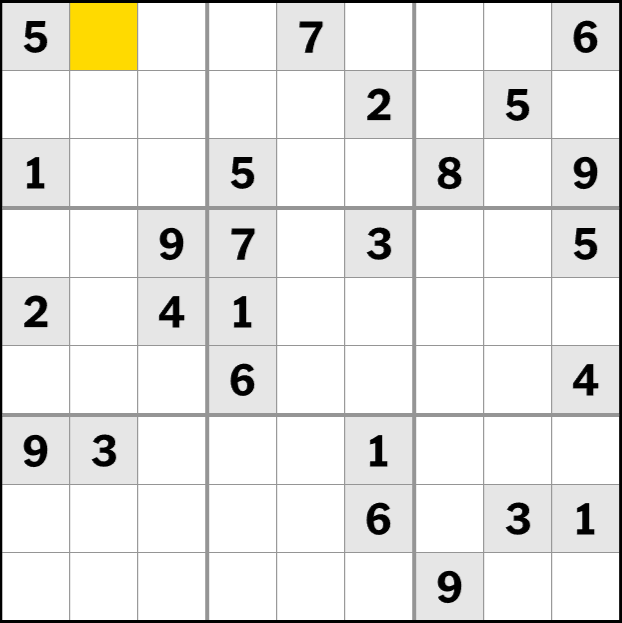
#> input picture sudoku_solver/pictures/sudoku9.png, 622 x 623 px, found by its file name
$ python sudoky_converter.py
#> lines starting #> are read from the running program, lines starting #| are printed output that depends on the picture
import numpy as np
import pandas as pd
import matplotlib.pyplot as plt
from matplotlib.image import imread

def pic_to_number(pic, blank):
    """
    As different numbers cover a different percentage, we use the percentage covered to 'guess' the number
    """
    sum = 0
    for i in pic.flatten():
        if i == 0:
            sum += 1
    covered = sum/len(pic.flatten())
    if covered <= 0.05:
        return blank
    elif covered <= 0.11:
        return '1'
    elif covered <= 0.12:
        return '7'
    elif covered <= 0.135:
        return '4'
    elif covered <= 0.1425:
        return '3'
    elif covered <= 0.1475:
        return '5'
    elif covered <= 0.1535:
        return '2'
    elif covered <= 0.1585:
        return '9'
    elif covered <= 0.163:
        return '6'
    else:
        return '8'


def read_picture(path, blank='-', show=False):

#> called with path = 'sudoku_solver/pictures/sudoku9.png', blank = '-', show = True
    grid = np.empty((9,9), dtype=str)

    pic = np.array(imread(path))[:,:,0]
#> pic: shape (623, 622) float32; min 0, max 1, mean 0.912
    width, height = pic.shape
#> width = 623; height = 622
    #Get inside corners:
    x1, x2, y1, y2 = 0, 0, 0, 0
    for i in range(100):
        if pic[int(height/2),i] > 0:
            x1 = i
            break
    for i in range(100):
        if pic[int(height/2),-i] > 0:
            x2 = i
            break
    for i in range(100):
        if pic[i,int(width/2)] > 0:
            y1 = i
            break
    for i in range(100):
        if pic[-i,int(width/2)] > 0:
            y2 = i
            break
    pic = pic[y1:-y2, x1:-x2]
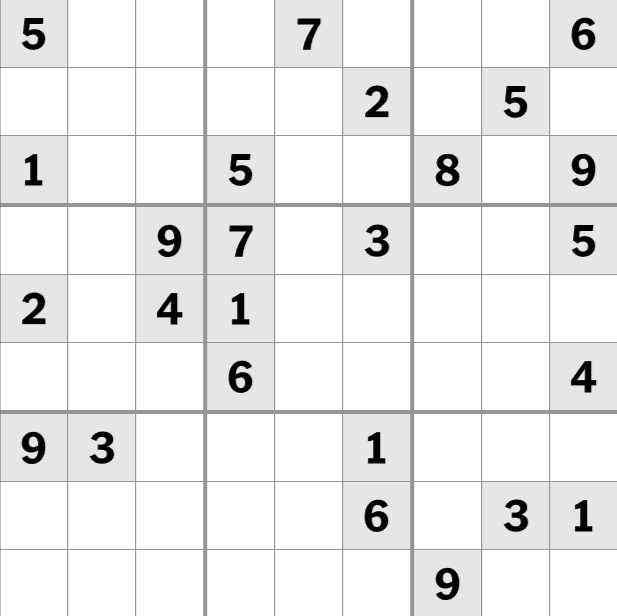
#> pic: shape (616, 617) float32; min 0, max 1, mean 0.928
    width, height = pic.shape
#> width = 616; height = 617
    box = int((width+height)/18)
#> box = 68
    if width/height > 1.1 or height/width > 1.1:
        raise ValueError('Picture is not a square')
    if show:
        plt.imshow(pic)
        plt.show()

    for y in range(9):
        for x in range(9):
            num_pic = pic[y*box+int(box/6):(y+1)*box-int(box/6),x*box+int(box/6):(x+1)*box-int(box/6)]
            grid[y,x] = pic_to_number(num_pic, blank=blank)
            #print(pic_to_number(num_pic, blank=blank))
            plt.imshow(num_pic)
            plt.show()
            pass
#> this loop made 9 passes
#> pass 1, in read_picture, `plt.show()`:
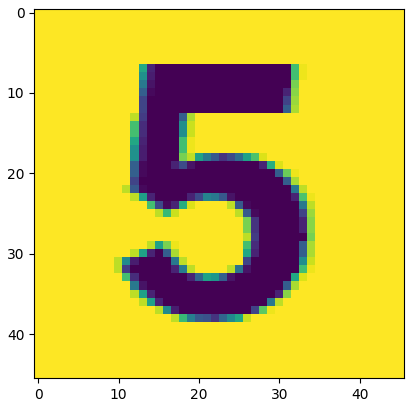
#> figure drawn by matplotlib, 1 panel
#> pass 1, in read_picture, `plt.show()`:
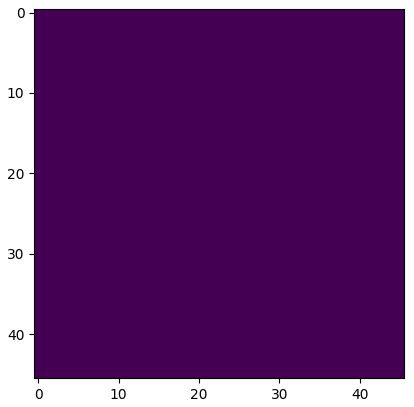
#> figure drawn by matplotlib, 1 panel
#> pass 1, in read_picture, `plt.show()`:
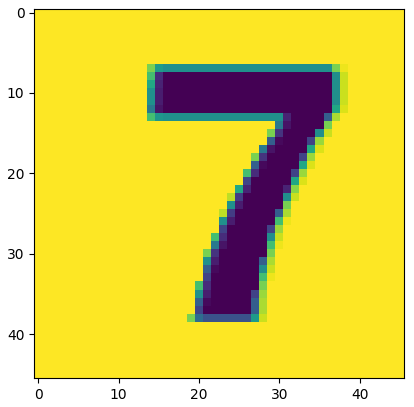
#> figure drawn by matplotlib, 1 panel
#> pass 1, in read_picture, `plt.show()`:
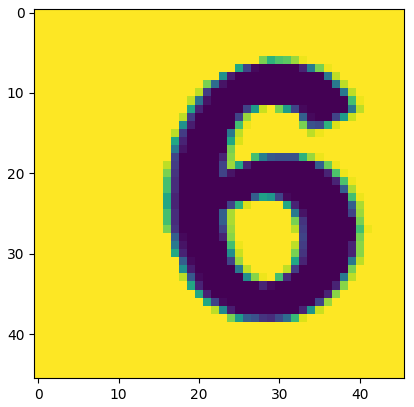
#> figure drawn by matplotlib, 1 panel
#> pass 2, in read_picture, `plt.show()`:
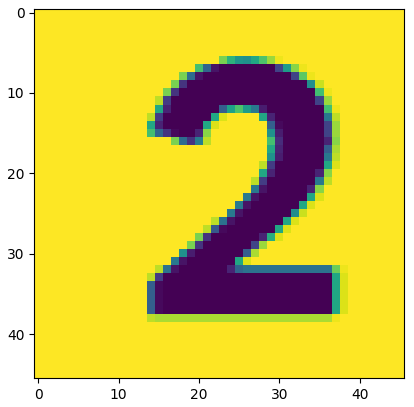
#> figure drawn by matplotlib, 1 panel
#> pass 2, in read_picture, `plt.show()`:
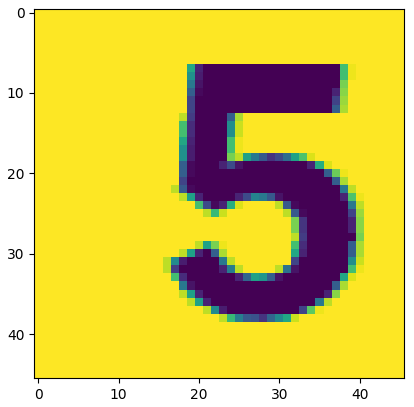
#> figure drawn by matplotlib, 1 panel
#> after the loop: num_pic: shape (46, 46) float32; every value is 1
    return grid


if __name__ == "__main__":
    print(read_picture('sudoku_solver/pictures/sudoku9.png', show=True))

$ run again, with sudoku_solver/pictures/sudoku1.png copied over sudoku_solver/pictures/sudoku9.png
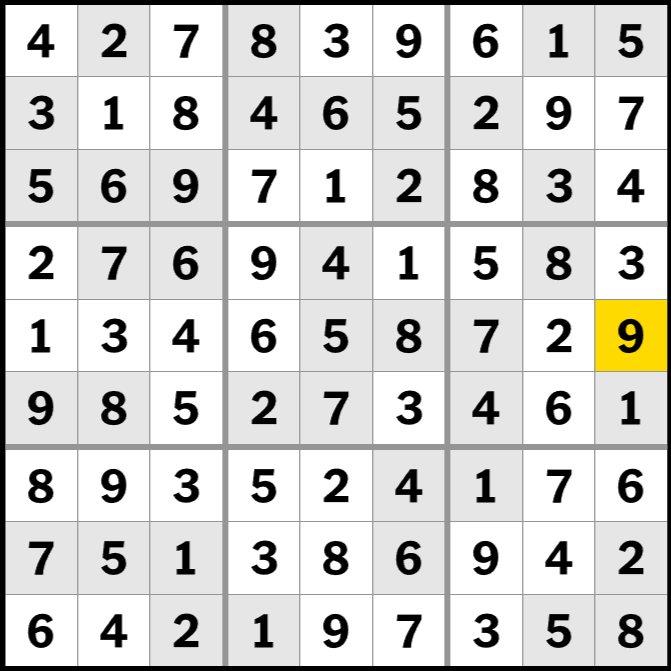
#> input picture sudoku_solver/pictures/sudoku1.png, 671 x 671 px, found by its file name
#> the loop in read_picture, `for y in range(9):` made 9 passes
#> pass 1, in read_picture, `plt.show()`:
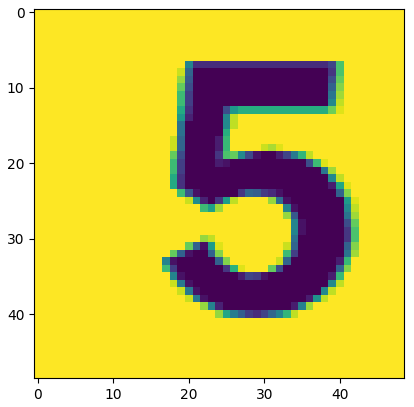
#> figure drawn by matplotlib, 1 panel
#> after the loop in read_picture, `for y in range(9):`:
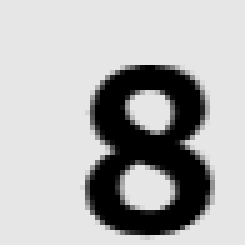
#> num_pic: shape (49, 49) float32 (shown 5 times larger); min 0, max 0.902, mean 0.701

$ run again, with sudoku_solver/pictures/sudoku10.png copied over sudoku_solver/pictures/sudoku9.png
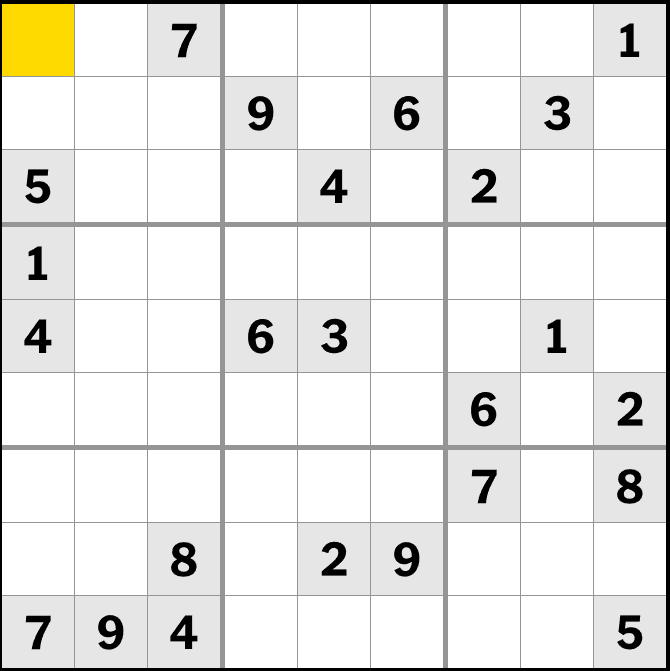
#> input picture sudoku_solver/pictures/sudoku10.png, 670 x 671 px, found by its file name
#> the loop in read_picture, `for y in range(9):` made 9 passes
#> pass 1, in read_picture, `plt.show()`:
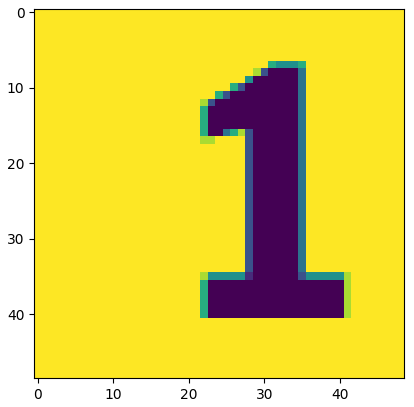
#> figure drawn by matplotlib, 1 panel
#> after the loop in read_picture, `for y in range(9):`:
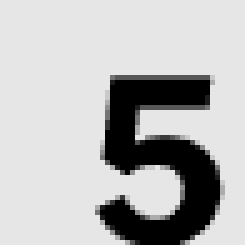
#> num_pic: shape (49, 49) float32 (shown 5 times larger); min 0, max 0.902, mean 0.721

$ run again, with sudoku_solver/pictures/sudoku2.png copied over sudoku_solver/pictures/sudoku9.png
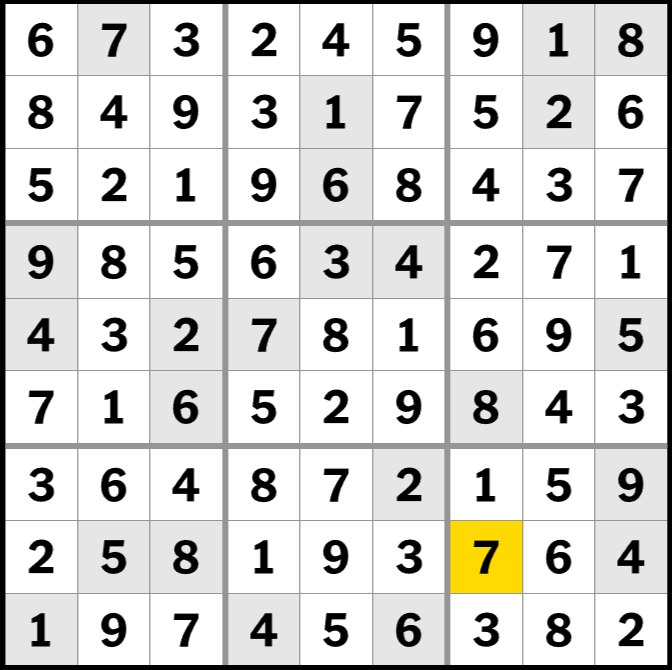
#> input picture sudoku_solver/pictures/sudoku2.png, 672 x 670 px, found by its file name
#> after the loop in read_picture, `for y in range(9):`:
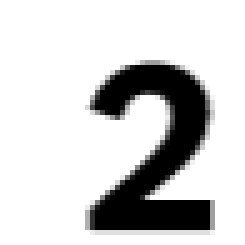
#> num_pic: shape (49, 49) float32 (shown 5 times larger); min 0, max 1, mean 0.811
